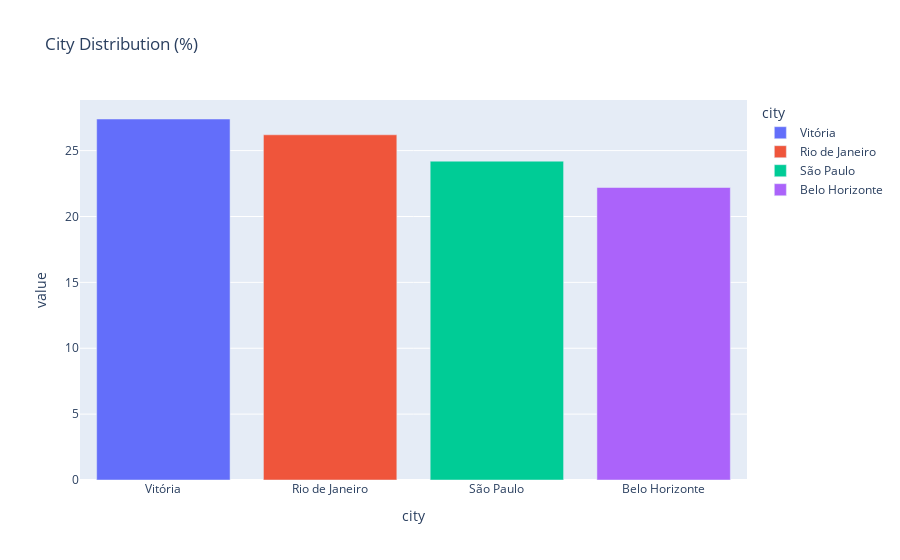

This figure's notebook cell:
### Code cell
# City Distribution
percentage_city = df_segment.value_counts('city') / len(df_segment) * 100
px.bar(percentage_city, color=percentage_city.index, title='City Distribution (%)')

### Figure 1 — Plotly figure (JSON) as saved in the notebook; plotly's stock layout.template omitted (floating-point values rounded to 4 significant figures)
{"data": [{"alignmentgroup": "True", "hovertemplate": "city=%{x}<br>value=%{y}<extra></extra>", "legendgroup": "Vitória", "marker": {"color": "#636efa", "pattern": {"shape": ""}}, "name": "Vitória", "offsetgroup": "Vitória", "orientation": "v", "showlegend": true, "textposition": "auto", "type": "bar", "x": ["Vitória"], "xaxis": "x", "y": [27.4], "yaxis": "y"}, {"alignmentgroup": "True", "hovertemplate": "city=%{x}<br>value=%{y}<extra></extra>", "legendgroup": "Rio de Janeiro", "marker": {"color": "#EF553B", "pattern": {"shape": ""}}, "name": "Rio de Janeiro", "offsetgroup": "Rio de Janeiro", "orientation": "v", "showlegend": true, "textposition": "auto", "type": "bar", "x": ["Rio de Janeiro"], "xaxis": "x", "y": [26.2], "yaxis": "y"}, {"alignmentgroup": "True", "hovertemplate": "city=%{x}<br>value=%{y}<extra></extra>", "legendgroup": "São Paulo", "marker": {"color": "#00cc96", "pattern": {"shape": ""}}, "name": "São Paulo", "offsetgroup": "São Paulo", "orientation": "v", "showlegend": true, "textposition": "auto", "type": "bar", "x": ["São Paulo"], "xaxis": "x", "y": [24.2], "yaxis": "y"}, {"alignmentgroup": "True", "hovertemplate": "city=%{x}<br>value=%{y}<extra></extra>", "legendgroup": "Belo Horizonte", "marker": {"color": "#ab63fa", "pattern": {"shape": ""}}, "name": "Belo Horizonte", "offsetgroup": "Belo Horizonte", "orientation": "v", "showlegend": true, "textposition": "auto", "type": "bar", "x": ["Belo Horizonte"], "xaxis": "x", "y": [22.2], "yaxis": "y"}], "layout": {"barmode": "relative", "legend": {"title": {"text": "city"}, "tracegroupgap": 0}, "title": {"text": "City Distribution (%)"}, "xaxis": {"anchor": "y", "categoryarray": ["Vitória", "Rio de Janeiro", "São Paulo", "Belo Horizonte"], "categoryorder": "array", "domain": [0, 1], "title": {"text": "city"}}, "yaxis": {"anchor": "x", "domain": [0, 1], "title": {"text": "value"}}}}
